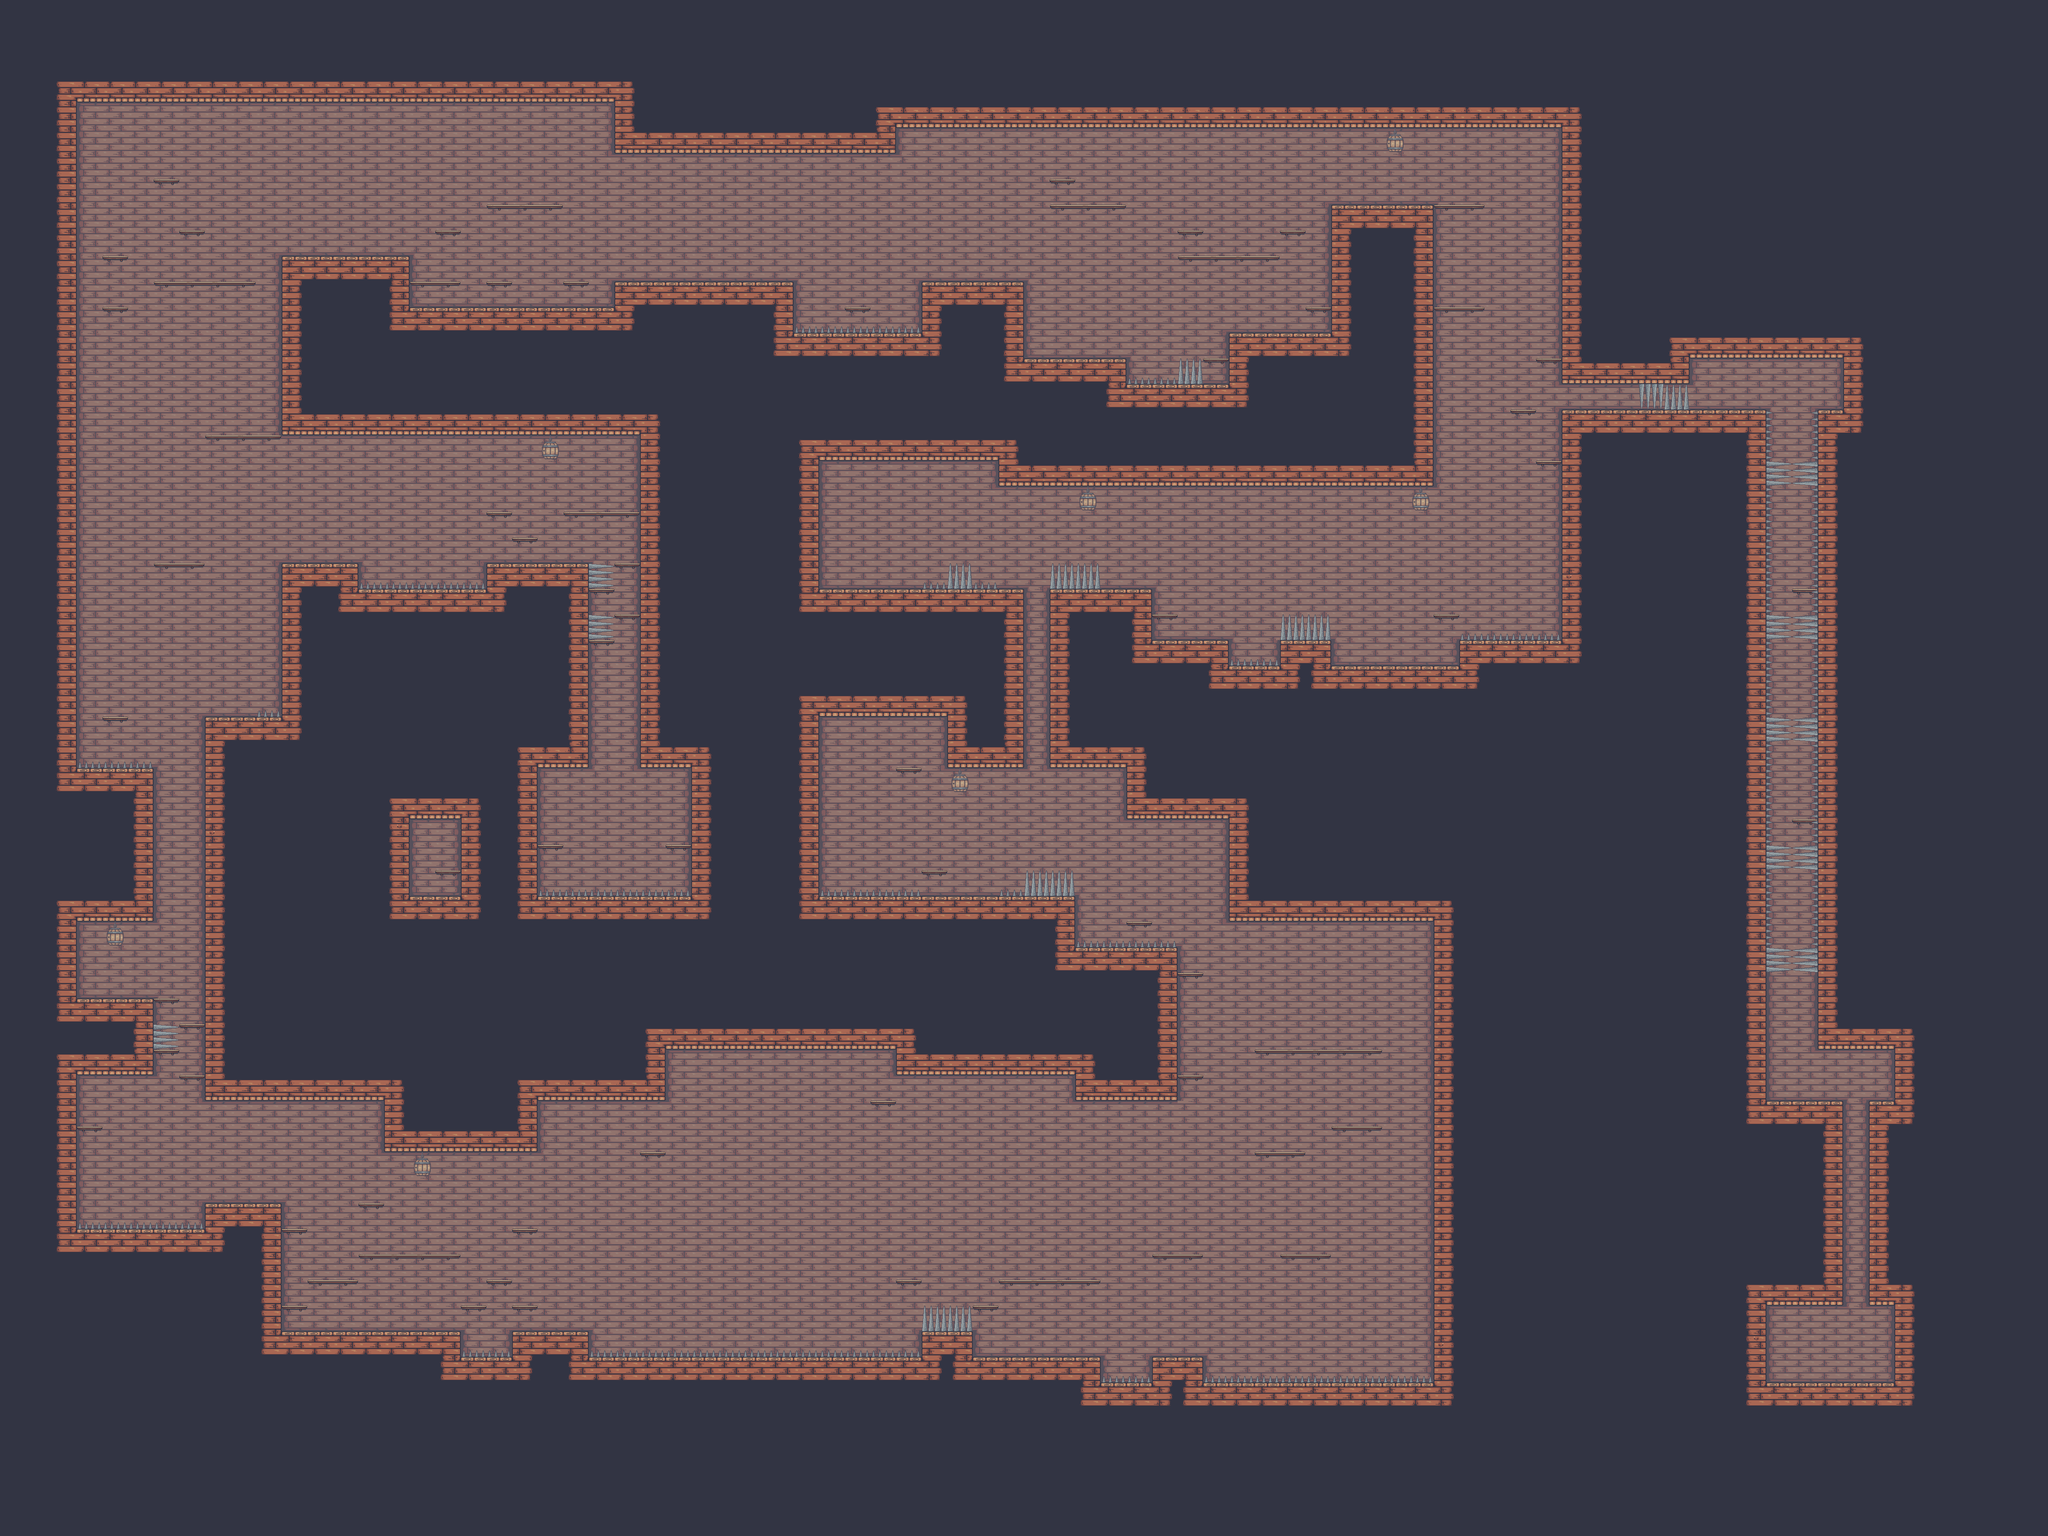

A 2D game scene composited from a Tiled map and its tileset images. What follows is a short description and the map's XML, with each tile layer's data collapsed to a summary:
An orthogonal 80x60 tile map with 64x64 px tiles, 4 tile layers (ground, platforms, hidden_passage, traps), 2 tilesets and 72 objects.

<map version="1.9" tiledversion="1.9.2" orientation="orthogonal" renderorder="right-down" width="80" height="60" tilewidth="64" tileheight="64" infinite="0" nextlayerid="40" nextobjectid="435">
 <editorsettings>
  <export target="eight.json" format="json" />
 </editorsettings>
 <tileset firstgid="1" source="tileset.tsx" />
 <tileset firstgid="61" source="objects.tsx" />
 <layer id="1" name="ground" width="80" height="60">
  <data>[4800 cells, 4776 non-empty, 32 distinct tile ids]</data>
 </layer>
 <layer id="3" name="platforms" width="80" height="60">
  <data>[4800 cells, 102 non-empty, 4 distinct tile ids]</data>
 </layer>
 <layer id="35" name="hidden_passage" width="80" height="60">
  <data>[4800 cells, 24 non-empty, 3 distinct tile ids]</data>
 </layer>
 <layer id="37" name="traps" width="80" height="60">
  <data>[4800 cells, 136 non-empty, 8 distinct tile ids]</data>
 </layer>
 <objectgroup id="6" name="doors">
  <object id="397" gid="66" x="1792" y="704" width="78" height="96">
   <properties>
    <property name="id" type="int" value="-1" />
   </properties>
  </object>
  <object id="398" gid="66" x="2112" y="1472" width="78" height="96">
   <properties>
    <property name="id" type="int" value="1" />
   </properties>
  </object>
 </objectgroup>
 <objectgroup id="39" name="collectibles">
  <object id="399" gid="69" x="384" y="448" width="64" height="64" />
  <object id="400" gid="69" x="256" y="1792" width="64" height="64" />
  <object id="401" gid="67" x="1024" y="2240" width="64" height="64" />
  <object id="402" gid="67" x="2176" y="2752" width="64" height="64" />
  <object id="403" gid="69" x="2240" y="1920" width="64" height="64" />
  <object id="404" gid="69" x="2624" y="448" width="64" height="64" />
  <object id="405" gid="69" x="1664" y="2112" width="64" height="64" />
  <object id="406" gid="68" x="1344" y="2112" width="64" height="64" />
  <object id="433" gid="69" x="192" y="2816" width="64" height="64" />
  <object id="434" gid="67" x="4672" y="2752" width="64" height="64" />
 </objectgroup>
 <objectgroup id="26" name="enemies">
  <object id="407" gid="61" x="1152" y="768" width="63" height="67" />
  <object id="408" gid="63" x="960" y="640" width="62" height="46" />
  <object id="409" gid="65" x="832" y="640" width="64" height="68" />
  <object id="410" gid="61" x="448" y="704" width="63" height="67" />
  <object id="411" gid="63" x="640" y="1088" width="62" height="46" />
  <object id="412" gid="63" x="832" y="1408" width="62" height="46" />
  <object id="413" gid="62" x="1344" y="1408" width="77" height="74" />
  <object id="414" gid="64" x="1472" y="1280" width="80" height="72" />
  <object id="415" gid="65" x="320" y="2496" width="64" height="68" />
  <object id="416" gid="63" x="896" y="3008" width="62" height="46" />
  <object id="417" gid="64" x="960" y="3136" width="80" height="72" />
  <object id="418" gid="61" x="896" y="3328" width="63" height="67" />
  <object id="419" gid="65" x="2944" y="3136" width="64" height="68" />
  <object id="420" gid="65" x="2624" y="3200" width="64" height="68" />
  <object id="421" gid="62" x="2560" y="3392" width="77" height="74" />
  <object id="422" gid="64" x="3264" y="2624" width="80" height="72" />
  <object id="423" gid="2147483711" x="2816" y="1472" width="62" height="46" />
  <object id="424" gid="61" x="3456" y="1664" width="63" height="67" />
  <object id="425" gid="63" x="3840" y="1152" width="62" height="46" />
  <object id="426" gid="63" x="3840" y="896" width="62" height="46" />
  <object id="427" gid="64" x="3648" y="768" width="80" height="72" />
  <object id="428" gid="64" x="3072" y="640" width="80" height="72" />
  <object id="429" gid="63" x="3264" y="832" width="62" height="46" />
  <object id="430" gid="65" x="2624" y="896" width="64" height="68" />
  <object id="431" gid="62" x="2432" y="704" width="77" height="74" />
 </objectgroup>
 <objectgroup id="30" name="moving_platforms">
  <object id="243" gid="30" x="2624" y="832" width="64" height="64">
   <properties>
    <property name="distance" type="int" value="3" />
   </properties>
  </object>
  <object id="251" gid="30" x="3712" y="576" width="64" height="64">
   <properties>
    <property name="axis" value="y" />
    <property name="distance" type="int" value="3" />
   </properties>
  </object>
  <object id="252" gid="30" x="3712" y="896" width="64" height="64">
   <properties>
    <property name="axis" value="y" />
    <property name="distance" type="int" value="7" />
   </properties>
  </object>
  <object id="263" gid="30" x="3456" y="1536" width="64" height="64">
   <properties>
    <property name="distance" type="int" value="-3" />
   </properties>
  </object>
  <object id="272" gid="30" x="2560" y="1536" width="64" height="64">
   <properties>
    <property name="axis" value="y" />
    <property name="distance" type="int" value="11" />
   </properties>
  </object>
  <object id="290" gid="30" x="2688" y="2304" width="64" height="64">
   <properties>
    <property name="distance" type="int" value="5" />
   </properties>
  </object>
  <object id="291" gid="30" x="3008" y="2368" width="64" height="64">
   <properties>
    <property name="axis" value="y" />
    <property name="distance" type="int" value="5" />
   </properties>
  </object>
  <object id="297" gid="30" x="3392" y="3072" width="64" height="64">
   <properties>
    <property name="axis" value="y" />
    <property name="distance" type="int" value="2" />
   </properties>
  </object>
  <object id="326" gid="30" x="2176" y="3264" width="64" height="64">
   <properties>
    <property name="distance" type="int" value="-3" />
   </properties>
  </object>
  <object id="327" gid="30" x="1728" y="3264" width="64" height="64">
   <properties>
    <property name="distance" type="int" value="3" />
   </properties>
  </object>
  <object id="328" gid="30" x="1664" y="3264" width="64" height="64">
   <properties>
    <property name="distance" type="int" value="-3" />
   </properties>
  </object>
  <object id="329" gid="30" x="1472" y="3200" width="64" height="64">
   <properties>
    <property name="axis" value="y" />
    <property name="distance" type="int" value="-4" />
   </properties>
  </object>
  <object id="337" gid="30" x="3008" y="3456" width="64" height="64">
   <properties>
    <property name="distance" type="int" value="8" />
   </properties>
  </object>
  <object id="356" gid="30" x="320" y="896" width="64" height="64">
   <properties>
    <property name="axis" value="y" />
    <property name="distance" type="int" value="4" />
   </properties>
  </object>
  <object id="358" gid="30" x="448" y="1216" width="64" height="64">
   <properties>
    <property name="axis" value="y" />
    <property name="distance" type="int" value="3" />
   </properties>
  </object>
  <object id="359" gid="30" x="512" y="1536" width="64" height="64">
   <properties>
    <property name="axis" value="y" />
    <property name="distance" type="int" value="4" />
   </properties>
  </object>
  <object id="364" gid="30" x="448" y="1920" width="64" height="64">
   <properties>
    <property name="axis" value="y" />
    <property name="distance" type="int" value="9" />
   </properties>
  </object>
  <object id="365" gid="30" x="384" y="2816" width="64" height="64">
   <properties>
    <property name="axis" value="y" />
    <property name="distance" type="int" value="4" />
   </properties>
  </object>
  <object id="385" gid="30" x="1536" y="1728" width="64" height="64">
   <properties>
    <property name="axis" value="y" />
    <property name="distance" type="int" value="8" />
   </properties>
  </object>
  <object id="390" gid="30" x="896" y="1472" width="64" height="64">
   <properties>
    <property name="distance" type="int" value="4" />
   </properties>
  </object>
 </objectgroup>
 <objectgroup id="34" name="fading_platforms">
  <!-- 15 objects omitted --></objectgroup>
</map>
<!-- 15 of 72 objects omitted -->
